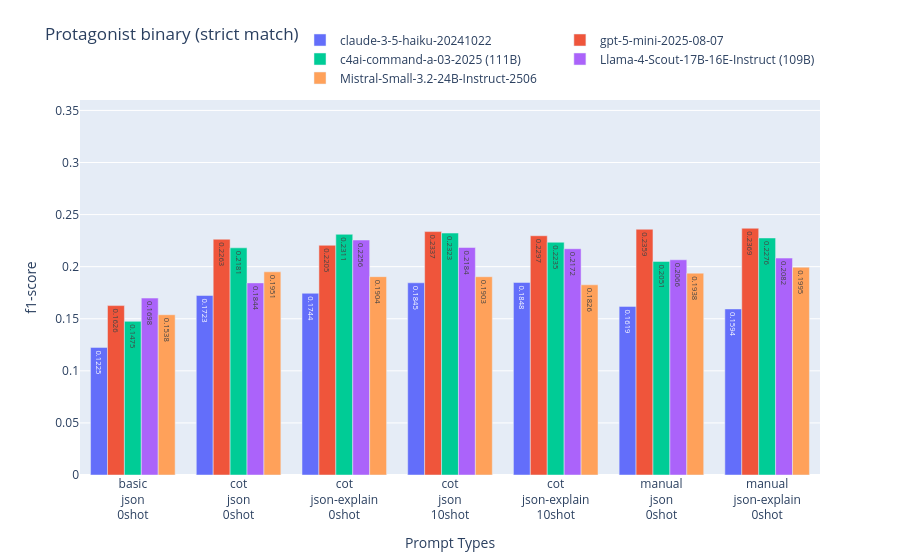

The code cell stored with this chart in its notebook:
### Code cell
plot(
    scores['protagonists_binary'], title="Protagonist binary",
    split='all', metric='f1-score', strategy="strict", ylim=[0, 0.36]
)

### Figure 1 — Plotly figure (JSON) as saved in the notebook; plotly's stock layout.template omitted (floating-point values rounded to 4 significant figures)
{"data": [{"name": "claude-3-5-haiku-20241022", "text": ["0.1225", "0.1723", "0.1744", "0.1845", "0.1848", "0.1619", "0.1594"], "type": "bar", "x": ["basic<br>json<br>0shot", "cot<br>json<br>0shot", "cot<br>json-explain<br>0shot", "cot<br>json<br>10shot", "cot<br>json-explain<br>10shot", "manual<br>json<br>0shot", "manual<br>json-explain<br>0shot"], "y": [0.1225, 0.1723, 0.1744, 0.1845, 0.1848, 0.1619, 0.1594]}, {"name": "gpt-5-mini-2025-08-07", "text": ["0.1626", "0.2263", "0.2205", "0.2337", "0.2297", "0.2359", "0.2369"], "type": "bar", "x": ["basic<br>json<br>0shot", "cot<br>json<br>0shot", "cot<br>json-explain<br>0shot", "cot<br>json<br>10shot", "cot<br>json-explain<br>10shot", "manual<br>json<br>0shot", "manual<br>json-explain<br>0shot"], "y": [0.1626, 0.2263, 0.2205, 0.2337, 0.2297, 0.2359, 0.2369]}, {"name": "c4ai-command-a-03-2025 (111B)", "text": ["0.1475", "0.2181", "0.2311", "0.2323", "0.2235", "0.2051", "0.2276"], "type": "bar", "x": ["basic<br>json<br>0shot", "cot<br>json<br>0shot", "cot<br>json-explain<br>0shot", "cot<br>json<br>10shot", "cot<br>json-explain<br>10shot", "manual<br>json<br>0shot", "manual<br>json-explain<br>0shot"], "y": [0.1475, 0.2181, 0.2311, 0.2323, 0.2235, 0.2051, 0.2276]}, {"name": "Llama-4-Scout-17B-16E-Instruct (109B)", "text": ["0.1698", "0.1844", "0.2256", "0.2184", "0.2172", "0.2066", "0.2082"], "type": "bar", "x": ["basic<br>json<br>0shot", "cot<br>json<br>0shot", "cot<br>json-explain<br>0shot", "cot<br>json<br>10shot", "cot<br>json-explain<br>10shot", "manual<br>json<br>0shot", "manual<br>json-explain<br>0shot"], "y": [0.1698, 0.1844, 0.2256, 0.2184, 0.2172, 0.2066, 0.2082]}, {"name": "Mistral-Small-3.2-24B-Instruct-2506", "text": ["0.1538", "0.1951", "0.1904", "0.1903", "0.1826", "0.1938", "0.1995"], "type": "bar", "x": ["basic<br>json<br>0shot", "cot<br>json<br>0shot", "cot<br>json-explain<br>0shot", "cot<br>json<br>10shot", "cot<br>json-explain<br>10shot", "manual<br>json<br>0shot", "manual<br>json-explain<br>0shot"], "y": [0.1538, 0.1951, 0.1904, 0.1903, 0.1826, 0.1938, 0.1995]}], "layout": {"legend": {"orientation": "h", "x": 1, "xanchor": "right", "y": 1.02, "yanchor": "bottom"}, "title": {"text": "Protagonist binary (strict match)", "y": 0.95}, "xaxis": {"title": {"text": "Prompt Types"}}, "yaxis": {"range": [0, 0.36], "title": {"text": "f1-score"}}}}
